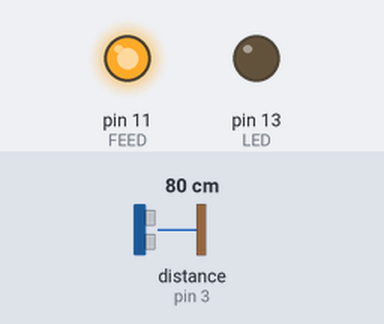
Bench run of a sketch on a simulated Arduino Uno, built with avr-gcc and run on an emulated ATmega328P. Shown: output pins drawn as LEDs (lit = HIGH). Wiring (inferred from the names in the program): ultrasonic range finder: trigger pin 12; echo pin 3. The test bench sets the inputs (shaded band); at power-on: distance to the obstacle (sensor on pin 3) 80 cm. The echo pulse lasts 58.3 µs per cm; pins used as bus, display or sensor lines are not drawn.

Above: at 1.2 s.
1.3 s: distance to the obstacle (sensor on pin 3) set to 12 cm
2.8 s: distance to the obstacle (sensor on pin 3) set to 9 cm
At 4.1 s:
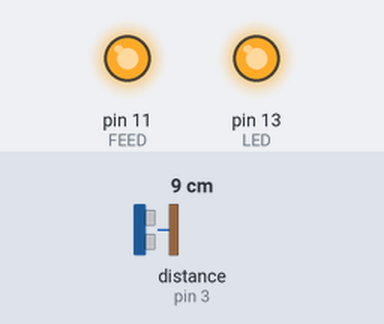
4.4 s: distance to the obstacle (sensor on pin 3) set to 18 cm
At 5.7 s:
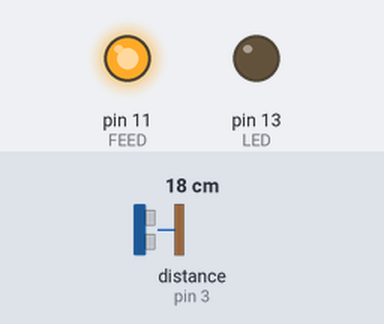
6.0 s: distance to the obstacle (sensor on pin 3) set to 2 cm
At 6.8 s:
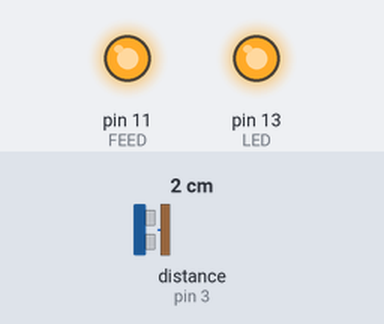
Timing chart, 0 to 8.6 s (numbered marks = the images above; inputs shaded):
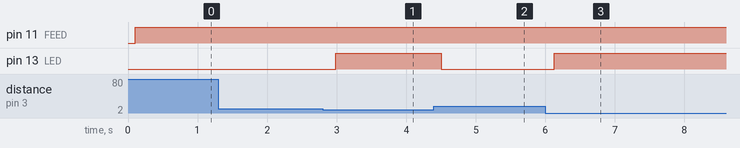

The sketch:

distancia.ino
```cpp
#define ECHO 3
#define TRIGGER 12
#define FEED 11
#define LED 13
#define ALLOWED (10.0)

/* CALCULATIONS */

float get_distance (int trigger, int echo)
{
    float dist;

    digitalWrite(trigger, HIGH);
    delayMicroseconds(10);
    digitalWrite(trigger, LOW);
    dist = pulseIn(echo, HIGH)/58.0;
    delay(100);

    return dist;
}

void alert(bool what)
{
    digitalWrite(LED, what);
    digitalWrite(FEED, HIGH);
}

/* MAIN PROCEDURES */
void setup()
{
    pinMode(ECHO, INPUT);
    pinMode(TRIGGER, OUTPUT);
    pinMode(LED, OUTPUT);
    pinMode(FEED, OUTPUT);
}

void loop()
{
    float distance = get_distance(TRIGGER, ECHO);
    bool result = (distance <= ALLOWED) && (distance > 0);
    alert(result);
}
```

Measured:
- the behaviour switches between 11 and 10 cm on distance to the obstacle (sensor on pin 3) (found by bisection; images 0 and 1)
- after the input at 1.3 s, every drawn part: stays the same
- after the input at 2.8 s, pin 13 (LED): LOW → HIGH after 0.19 s
- after the input at 4.4 s, pin 13 (LED): HIGH → LOW after 0.10 s
- after the input at 6.0 s, pin 13 (LED): LOW → HIGH after 0.13 s
